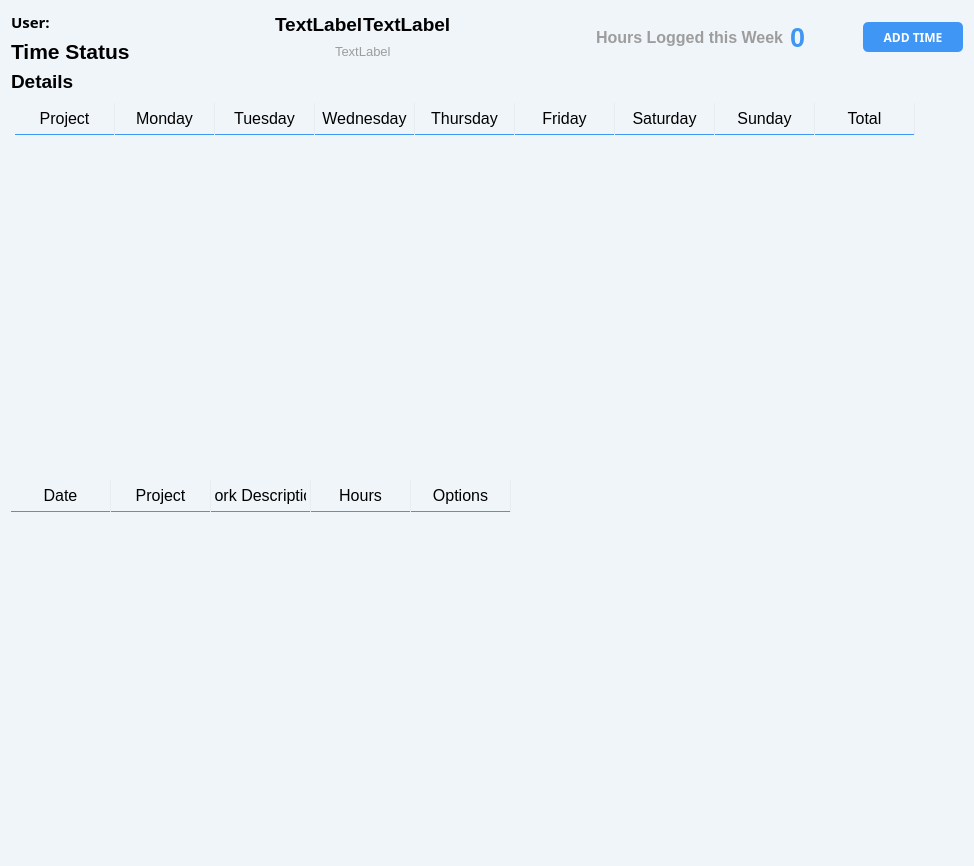
<?xml version="1.0" encoding="UTF-8"?>
<ui version="4.0">
 <class>TimeStatus</class>
 <widget class="QWidget" name="TimeStatus">
  <property name="enabled">
   <bool>true</bool>
  </property>
  <property name="geometry">
   <rect>
    <x>0</x>
    <y>0</y>
    <width>974</width>
    <height>866</height>
   </rect>
  </property>
  <property name="windowTitle">
   <string>Form</string>
  </property>
  <property name="styleSheet">
   <string notr="true">background-color: rgb(240, 245, 250);</string>
  </property>
  <layout class="QVBoxLayout" name="verticalLayout_4" stretch="0,1,0,0,0">
   <item>
    <layout class="QHBoxLayout" name="horizontalLayout_2">
     <item>
      <layout class="QVBoxLayout" name="verticalLayout_3">
       <item>
        <widget class="QLabel" name="labelUser">
         <property name="font">
          <font>
           <family>Century Gothic</family>
           <pointsize>11</pointsize>
           <weight>75</weight>
           <bold>true</bold>
          </font>
         </property>
         <property name="text">
          <string>User:</string>
         </property>
        </widget>
       </item>
       <item>
        <widget class="QLabel" name="label">
         <property name="font">
          <font>
           <family>MS Shell Dlg 2</family>
           <pointsize>16</pointsize>
           <weight>75</weight>
           <bold>true</bold>
          </font>
         </property>
         <property name="text">
          <string>Time Status</string>
         </property>
        </widget>
       </item>
      </layout>
     </item>
     <item>
      <spacer name="horizontalSpacer">
       <property name="orientation">
        <enum>Qt::Horizontal</enum>
       </property>
       <property name="sizeHint" stdset="0">
        <size>
         <width>40</width>
         <height>20</height>
        </size>
       </property>
      </spacer>
     </item>
     <item>
      <widget class="QPushButton" name="buttonPreviousWeek">
       <property name="styleSheet">
        <string notr="true">QPushButton {	
	background-color: transparent;
	border:none
}

QPushButton:pressed {
background-color: rgb(231, 236, 240);
	border:none
}
QPushButton:hover {
background-color: rgb(245, 250, 255);
	border:none
}</string>
       </property>
       <property name="text">
        <string/>
       </property>
       <property name="icon">
        <iconset resource="resources.qrc">
         <normaloff>:/images/images/lA.png</normaloff>:/images/images/lA.png</iconset>
       </property>
       <property name="iconSize">
        <size>
         <width>30</width>
         <height>30</height>
        </size>
       </property>
      </widget>
     </item>
     <item>
      <spacer name="horizontalSpacer_3">
       <property name="orientation">
        <enum>Qt::Horizontal</enum>
       </property>
       <property name="sizeHint" stdset="0">
        <size>
         <width>40</width>
         <height>20</height>
        </size>
       </property>
      </spacer>
     </item>
     <item>
      <layout class="QVBoxLayout" name="verticalLayout">
       <property name="spacing">
        <number>0</number>
       </property>
       <item>
        <layout class="QHBoxLayout" name="horizontalLayout">
         <item>
          <widget class="QLabel" name="labelFirstDay">
           <property name="font">
            <font>
             <pointsize>14</pointsize>
             <weight>75</weight>
             <bold>true</bold>
            </font>
           </property>
           <property name="text">
            <string>TextLabel</string>
           </property>
          </widget>
         </item>
         <item>
          <widget class="QLabel" name="labelLastDay">
           <property name="font">
            <font>
             <pointsize>14</pointsize>
             <weight>75</weight>
             <bold>true</bold>
            </font>
           </property>
           <property name="text">
            <string>TextLabel</string>
           </property>
          </widget>
         </item>
        </layout>
       </item>
       <item>
        <layout class="QHBoxLayout" name="horizontalLayout_3">
         <item>
          <spacer name="horizontalSpacer_5">
           <property name="orientation">
            <enum>Qt::Horizontal</enum>
           </property>
           <property name="sizeHint" stdset="0">
            <size>
             <width>40</width>
             <height>20</height>
            </size>
           </property>
          </spacer>
         </item>
         <item>
          <widget class="QLabel" name="labelYear">
           <property name="font">
            <font>
             <pointsize>10</pointsize>
            </font>
           </property>
           <property name="styleSheet">
            <string notr="true">color: rgb(157, 157, 157);</string>
           </property>
           <property name="text">
            <string>TextLabel</string>
           </property>
          </widget>
         </item>
         <item>
          <spacer name="horizontalSpacer_6">
           <property name="orientation">
            <enum>Qt::Horizontal</enum>
           </property>
           <property name="sizeHint" stdset="0">
            <size>
             <width>40</width>
             <height>20</height>
            </size>
           </property>
          </spacer>
         </item>
        </layout>
       </item>
      </layout>
     </item>
     <item>
      <spacer name="horizontalSpacer_4">
       <property name="orientation">
        <enum>Qt::Horizontal</enum>
       </property>
       <property name="sizeHint" stdset="0">
        <size>
         <width>40</width>
         <height>20</height>
        </size>
       </property>
      </spacer>
     </item>
     <item>
      <widget class="QPushButton" name="buttonNextWeek">
       <property name="styleSheet">
        <string notr="true">QPushButton {	
	background-color: transparent;
	border:none
}

QPushButton:pressed {
background-color: rgb(231, 236, 240);
	border:none
}
QPushButton:hover {
background-color: rgb(245, 250, 255);
	border:none
}</string>
       </property>
       <property name="text">
        <string/>
       </property>
       <property name="icon">
        <iconset resource="resources.qrc">
         <normaloff>:/images/images/rA.png</normaloff>:/images/images/rA.png</iconset>
       </property>
       <property name="iconSize">
        <size>
         <width>30</width>
         <height>30</height>
        </size>
       </property>
      </widget>
     </item>
     <item>
      <spacer name="horizontalSpacer_2">
       <property name="orientation">
        <enum>Qt::Horizontal</enum>
       </property>
       <property name="sizeHint" stdset="0">
        <size>
         <width>40</width>
         <height>20</height>
        </size>
       </property>
      </spacer>
     </item>
     <item>
      <widget class="QLabel" name="label_2">
       <property name="font">
        <font>
         <pointsize>12</pointsize>
         <weight>75</weight>
         <bold>true</bold>
        </font>
       </property>
       <property name="styleSheet">
        <string notr="true">color: rgb(157, 157, 157);</string>
       </property>
       <property name="text">
        <string>Hours Logged this Week</string>
       </property>
      </widget>
     </item>
     <item>
      <widget class="QLabel" name="labelHours">
       <property name="font">
        <font>
         <pointsize>20</pointsize>
         <weight>75</weight>
         <bold>true</bold>
        </font>
       </property>
       <property name="styleSheet">
        <string notr="true">color: rgb(64, 150, 244);</string>
       </property>
       <property name="text">
        <string>0</string>
       </property>
      </widget>
     </item>
     <item>
      <spacer name="horizontalSpacer_7">
       <property name="orientation">
        <enum>Qt::Horizontal</enum>
       </property>
       <property name="sizeHint" stdset="0">
        <size>
         <width>20</width>
         <height>20</height>
        </size>
       </property>
      </spacer>
     </item>
     <item>
      <layout class="QVBoxLayout" name="verticalLayout_2">
       <property name="spacing">
        <number>5</number>
       </property>
       <property name="sizeConstraint">
        <enum>QLayout::SetFixedSize</enum>
       </property>
       <item>
        <widget class="QPushButton" name="buttonAddTime">
         <property name="minimumSize">
          <size>
           <width>100</width>
           <height>30</height>
          </size>
         </property>
         <property name="font">
          <font>
           <family>Century Gothic</family>
           <pointsize>9</pointsize>
           <weight>75</weight>
           <bold>true</bold>
          </font>
         </property>
         <property name="styleSheet">
          <string notr="true">QPushButton {	
	background-color: rgb(64, 150, 244);
	border-radius: 5px;
	color: rgb(255, 255, 255);
	border:none
}

QPushButton:pressed {
background-color: rgb(57, 134, 217);

}
QPushButton:hover {
background-color: rgb(67, 158, 255);
}
</string>
         </property>
         <property name="text">
          <string>ADD TIME</string>
         </property>
        </widget>
       </item>
      </layout>
     </item>
    </layout>
   </item>
   <item>
    <layout class="QHBoxLayout" name="horizontalLayout_4" stretch="1,1">
     <item>
      <layout class="QGridLayout" name="gridLayout_2"/>
     </item>
     <item>
      <layout class="QGridLayout" name="gridLayout"/>
     </item>
    </layout>
   </item>
   <item>
    <widget class="QLabel" name="label_3">
     <property name="font">
      <font>
       <pointsize>14</pointsize>
       <weight>75</weight>
       <bold>true</bold>
      </font>
     </property>
     <property name="text">
      <string>Details</string>
     </property>
    </widget>
   </item>
   <item>
    <widget class="QTableWidget" name="tableWidgetProjectDetails">
     <property name="styleSheet">
      <string notr="true">QHeaderView::section {
    background-color: transparent;
    /*color: black;
    padding-left: 4px;*/
	padding: 4px;
    font-size: 12pt;
    border-style: none;
    border-bottom: 1px solid rgb(64, 150, 244);
    border-right: 1px solid rgb(231, 236, 240);

}

QTableView {
    background-color: transparent;
	border: none;
}

QTableWidget {
    gridline-color: rgb(231, 236, 240);
	padding: 4px;

    font-size: 10pt;
}</string>
     </property>
     <column>
      <property name="text">
       <string>Project</string>
      </property>
     </column>
     <column>
      <property name="text">
       <string>Monday</string>
      </property>
     </column>
     <column>
      <property name="text">
       <string>Tuesday</string>
      </property>
     </column>
     <column>
      <property name="text">
       <string>Wednesday</string>
      </property>
     </column>
     <column>
      <property name="text">
       <string>Thursday</string>
      </property>
     </column>
     <column>
      <property name="text">
       <string>Friday</string>
      </property>
     </column>
     <column>
      <property name="text">
       <string>Saturday</string>
      </property>
     </column>
     <column>
      <property name="text">
       <string>Sunday</string>
      </property>
     </column>
     <column>
      <property name="text">
       <string>Total</string>
      </property>
     </column>
    </widget>
   </item>
   <item>
    <widget class="QTableWidget" name="tableWidgetReportDetails">
     <property name="styleSheet">
      <string notr="true">QHeaderView::section {
    background-color: transparent;
    /*color: black;
    padding-left: 4px;*/
	padding: 4px;
    font-size: 12pt;
    border-style: none;
    border-bottom: 1px solid rgb(64, 150, 244);
    border-right: 1px solid rgb(231, 236, 240);

}

QTableView {
    background-color: transparent;
	border: none;
}

QTableWidget {
    gridline-color: rgb(231, 236, 240);
    font-size: 10pt;
}</string>
     </property>
     <column>
      <property name="text">
       <string>Date</string>
      </property>
      <property name="font">
       <font>
        <pointsize>9</pointsize>
        <weight>75</weight>
        <bold>true</bold>
       </font>
      </property>
     </column>
     <column>
      <property name="text">
       <string>Project</string>
      </property>
      <property name="font">
       <font>
        <pointsize>9</pointsize>
        <weight>75</weight>
        <bold>true</bold>
       </font>
      </property>
     </column>
     <column>
      <property name="text">
       <string>Work Description</string>
      </property>
      <property name="font">
       <font>
        <pointsize>9</pointsize>
        <weight>75</weight>
        <bold>true</bold>
       </font>
      </property>
     </column>
     <column>
      <property name="text">
       <string>Hours</string>
      </property>
      <property name="font">
       <font>
        <pointsize>9</pointsize>
        <weight>75</weight>
        <bold>true</bold>
       </font>
      </property>
     </column>
     <column>
      <property name="text">
       <string>Options</string>
      </property>
      <property name="font">
       <font>
        <pointsize>9</pointsize>
        <weight>75</weight>
        <bold>true</bold>
       </font>
      </property>
     </column>
    </widget>
   </item>
  </layout>
 </widget>
 <resources>
  <include location="resources.qrc"/>
 </resources>
 <connections/>
</ui>
